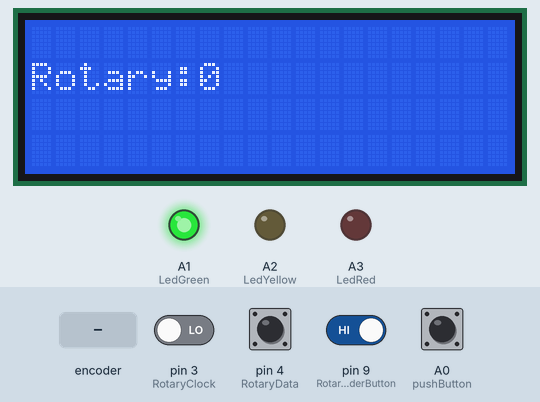
Simulated run of this program. Board: Arduino Nano, built with avr-gcc and run on an emulated ATmega328P. Parts: 20×4 character LCD, output pins drawn as LEDs (lit = HIGH). The test bench sets the inputs (shaded band); at power-on: A0 (pushButton), pin 4 (RotaryData), pin 9 (RotaryEncoderButton) HIGH, pin 3 (RotaryClock) LOW. What the program prints to the serial monitor is not drawn.

Above: at 3.8 s.
3.9 s: rotary encoder on pin 3 (RotaryClock) / pin 9 (RotaryEncoderButton) turned 1 step (first pin leading)
At 4.4 s:
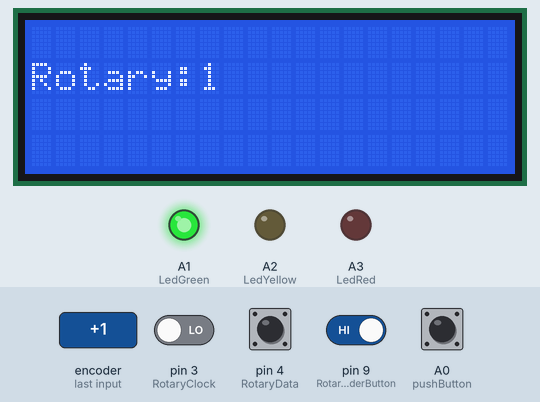
5.6 s: A0 (pushButton) pulled LOW for 0.15 s
At 5.71 s:
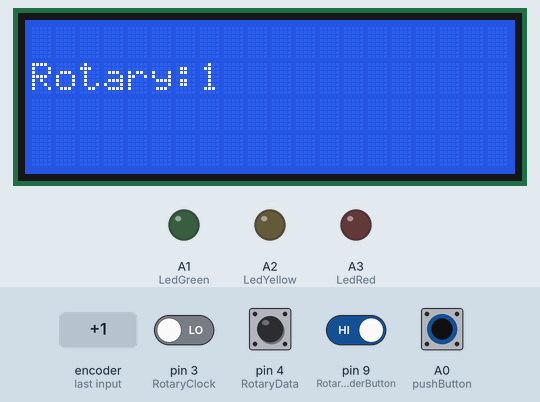
7.2 s: rotary encoder on pin 3 (RotaryClock) / pin 9 (RotaryEncoderButton) turned 1 step (first pin leading)
At 8.3 s:
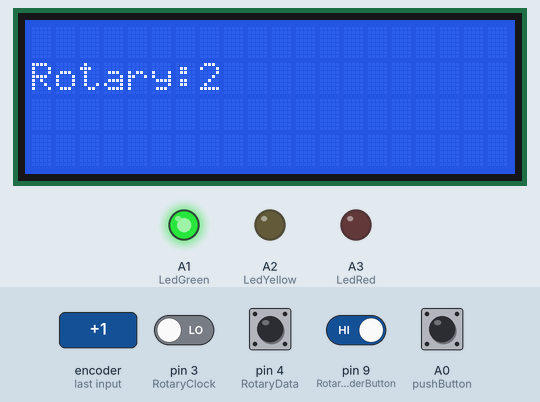
8.9 s: A0 (pushButton) pulled LOW for 1 s
At 9.7 s:
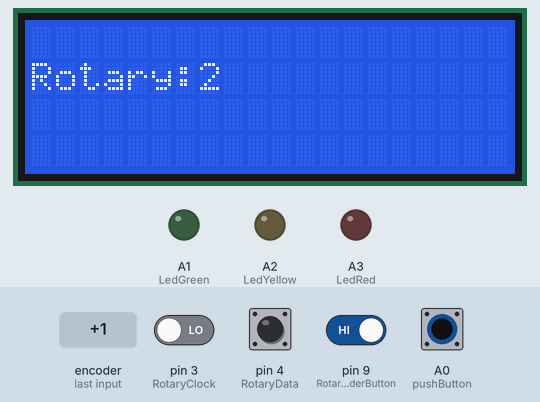
11.4 s: A0 (pushButton) pulled LOW for 3.2 s
At 15.1 s:
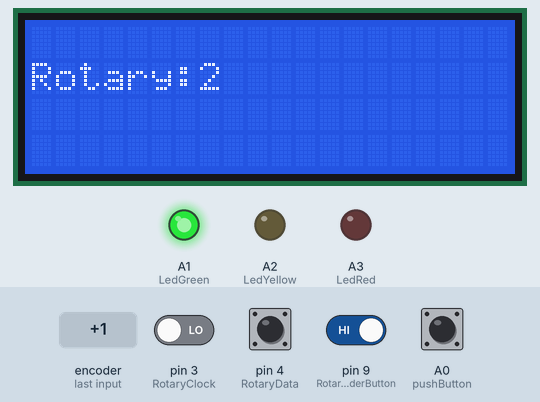
Timing chart, 0 to 16.6 s (numbered marks = the images above; inputs shaded):
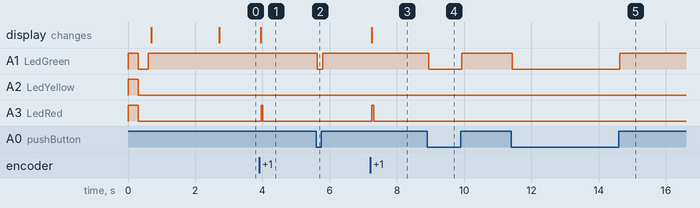

The program:

main.cpp
```cpp
#include <Arduino.h>
#include <AirNanoBoardV1.h>

// include library for LCD
// Using wire library for I2C
#include <Wire.h>
#include <LiquidCrystal_I2C.h>

// put declarations here:
bool on = true;
LiquidCrystal_I2C lcd(0x27,20,4);  // set the LCD address to 0x27 for a 16 chars and 2 line display

void setup() {
  // put your setup code here, to run once:
  SetupBoard(0x00000001);

  lcd.init();        // initialize the lcd
  lcd.backlight();   // turn on the backlight

  lcd.setCursor(0, 0);
  // 16 positions per line
  //         0123456789ABCDEF
  lcd.print("AirNanoBoardV1  ");
  lcd.setCursor(0, 1);
  lcd.print("(c) 2025 AirNano");
  delay(2000);
  lcd.clear();
}

void loop() {
  // put your main code here, to run repeatedly:

  BoardLoop();
  if (SelectButtonPressed()) {
    SetGreen(true);
  }
  else {
    SetGreen(false);
  }

  if (RotaryButtonPressed()) {
    SetRed(true);
  }
  else {
    SetRed(false);
  }

  lcd.setCursor(0, 1);

  //         0123456789ABCDEF
  lcd.print("Rotary:");
  lcd.print(RotaryValue());
  lcd.print("  ");
}
```

AirNanoBoardV1.cpp
```cpp
#include <AirNanoBoardV1.h>
#include <ezButton.h>

/// @brief  The current state of the LEDs
/// @details 0b00000010 means that the yellow LED is on
int8_t LedValues = 0b00000010;

ezButton selectButton(pushButton);

ezButton rotaryButton(RotaryEncoderButton);
uint8_t counter = 0;
int8_t direction = DIRECTION_CW;
long lastTime = 0;

void SetupBoard(int8_t ledValues) {
    Serial.begin(9600);

    pinMode(LedGreen, OUTPUT);
    pinMode(LedYellow, OUTPUT);
    pinMode(LedRed, OUTPUT);
    SetLed(0b00000111);
    delay(300);
    SetLed(0b00000000);
    delay(300);
    LedValues = ledValues;
    SetLed(ledValues);

    selectButton.setDebounceTime(25);          // set debounce time to 50 milliseconds
    rotaryButton.setDebounceTime(25);          // set debounce time to 50 milliseconds

    pinMode(RotaryData, INPUT_PULLUP);
    attachInterrupt(digitalPinToInterrupt(RotaryClock), encoderChange, RISING);

    Serial.println("Board setup done");
}

bool SelectButtonPressed() {
    return selectButton.getState() != 0;
}

bool RotaryButtonPressed() {
    return rotaryButton.getState() == 0;
}

uint8_t RotaryValue() {
    return counter;
}

void encoderChange() {
    if ((millis() - lastTime) < 20)  // debounce time is 20ms
      return;

    if (digitalRead(RotaryData) == LOW) {
      // the encoder is rotating in counter-clockwise direction => decrease the counter
      counter--;
      direction = DIRECTION_CCW;
    } else {
      // the encoder is rotating in clockwise direction => increase the counter
      counter++;
      direction = DIRECTION_CW;
    }

    lastTime = millis();
  }

void BoardLoop() {
    selectButton.loop();
    rotaryButton.loop();
}

void SetLed(int8_t ledValues)
{
    LedValues = ledValues;
    digitalWrite(LedGreen, (LedValues & 0b00000001) ? HIGH : LOW);
    digitalWrite(LedYellow, (LedValues & 0b00000010) ? HIGH : LOW);
    digitalWrite(LedRed, (LedValues & 0b00000100) ? HIGH : LOW);
}

void SetRed(bool on) {
    if (on) {
        LedValues |= 0b00000100;
    } else {
        LedValues &= 0b11111011;
    }
    SetLed(LedValues);
}

void SetYellow(bool on) {
    if (on) {
        LedValues |= 0b00000010;
    } else {
        LedValues &= 0b11111101;
    }
    SetLed(LedValues);
}

void SetGreen(bool on) {
    if (on) {
        LedValues |= 0b00000001;
    } else {
        LedValues &= 0b11111110;
    }
    SetLed(LedValues);
}
```

AirNanoBoardV1.h
```cpp
#pragma once
#include <Arduino.h>

#define LedRed A3
#define LedYellow A2
#define LedGreen A1

#define pushButton A0
#define RotaryClock 3   // interrupt 1
#define RotaryData 4
#define RotaryEncoderButton 9
#define DIRECTION_CW 0   // clockwise direction
#define DIRECTION_CCW 1  // counter-clockwise direction

void SetupBoard(int8_t ledValues);
void encoderChange();
void SetLed(int8_t ledValues);

void SetRed(bool on);
void SetYellow(bool on);
void SetGreen(bool on);

void BoardLoop();
bool SelectButtonPressed();
bool RotaryButtonPressed();
uint8_t RotaryValue();
```

Measured:
- after the input at 3.9 s, A3 (LedRed): LOW → HIGH after 0.07 s, → LOW 0.04 s later; the display: changes after 0.05 s (image 1)
- after the input at 5.6 s, A1 (LedGreen): HIGH → LOW at once, → HIGH 0.15 s later
- after the input at 7.2 s, A3 (LedRed): LOW → HIGH after 0.06 s, → LOW 0.05 s later; the display: changes after 0.06 s (image 3)
- after the input at 8.9 s, A1 (LedGreen): HIGH → LOW at once, → HIGH 0.99 s later
- after the input at 11.4 s, A1 (LedGreen): HIGH → LOW at once, → HIGH 3.2 s later
